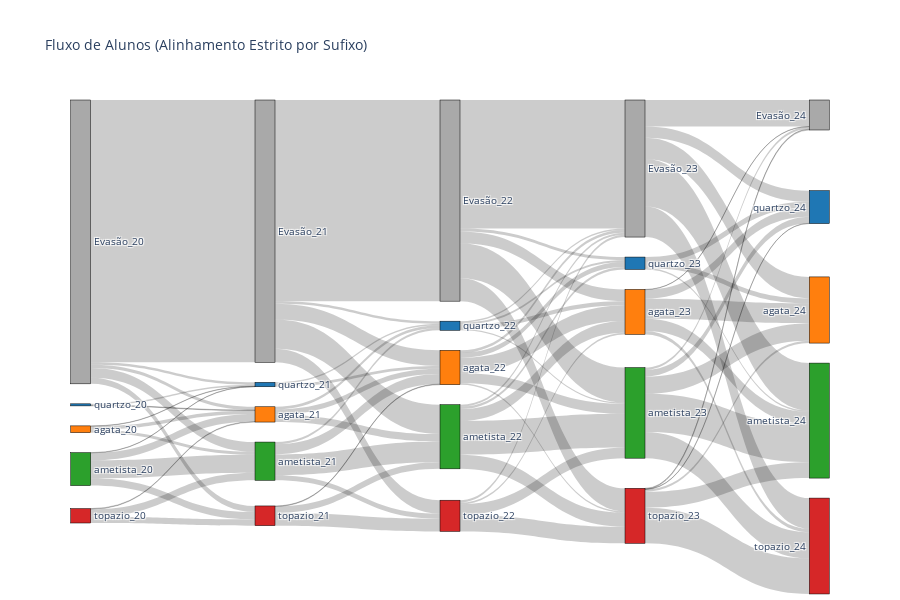

Notebook code cell kept with this figure:
### Code cell
# 6. Plotagem
# ---------------------------------------------------------
fig = go.Figure(data=[go.Sankey(
    arrangement="snap", # Importante para respeitar as coordenadas manuais
    node=dict(
      pad=20,
      thickness=20,
      line=dict(color="black", width=0.5),
      label=labels,
      color=node_colors,
      x=node_x, # Coordenadas X forçadas pelo sufixo
      y=node_y  # Coordenadas Y forçadas pela ordem da lista
    ),
    link=dict(
      source=sources,
      target=targets,
      value=values
  ))])

fig.update_layout(
    title_text="Fluxo de Alunos (Alinhamento Estrito por Sufixo)",
    font_size=10,
    height=600
)
fig.show()

### Figure 1 — Plotly figure (JSON) as saved in the notebook; plotly's stock layout.template omitted (floating-point values rounded to 4 significant figures)
{"data": [{"arrangement": "snap", "link": {"source": [0, 0, 0, 0, 0, 2, 2, 2, 3, 3, 3, 3, 1, 1, 4, 4, 4, 5, 5, 5, 5, 5, 7, 7, 7, 8, 8, 8, 8, 6, 6, 9, 9, 9, 10, 10, 10, 10, 10, 12, 12, 12, 12, 12, 13, 13, 13, 13, 13, 11, 11, 11, 11, 14, 14, 14, 14, 15, 15, 15, 15, 15, 17, 17, 17, 17, 17, 18, 18, 18, 18, 18, 16, 16, 16, 19, 19, 19, 19, 19], "target": [5, 7, 8, 6, 9, 7, 8, 6, 7, 8, 6, 9, 7, 6, 7, 8, 9, 10, 12, 13, 11, 14, 12, 13, 11, 12, 13, 11, 14, 12, 11, 12, 13, 14, 15, 17, 18, 16, 19, 15, 17, 18, 16, 19, 15, 17, 18, 16, 19, 15, 17, 18, 16, 15, 17, 18, 19, 20, 22, 23, 21, 24, 20, 22, 23, 21, 24, 20, 22, 23, 21, 24, 22, 23, 21, 20, 22, 23, 21, 24], "value": [892, 11, 33, 8, 21, 12, 10, 1, 25, 61, 1, 25, 2, 5, 2, 26, 21, 684, 53, 100, 9, 46, 18, 25, 9, 34, 71, 8, 17, 10, 5, 2, 22, 43, 437, 40, 119, 10, 78, 9, 52, 34, 17, 5, 7, 40, 115, 8, 48, 5, 15, 4, 7, 8, 6, 36, 56, 90, 73, 161, 38, 104, 1, 68, 41, 31, 12, 8, 59, 130, 22, 89, 17, 5, 20, 3, 8, 54, 1, 121]}, "node": {"color": ["#A9A9A9", "#1f77b4", "#ff7f0e", "#2ca02c", "#d62728", "#A9A9A9", "#1f77b4", "#ff7f0e", "#2ca02c", "#d62728", "#A9A9A9", "#1f77b4", "#ff7f0e", "#2ca02c", "#d62728", "#A9A9A9", "#1f77b4", "#ff7f0e", "#2ca02c", "#d62728", "#A9A9A9", "#1f77b4", "#ff7f0e", "#2ca02c", "#d62728"], "label": ["Evasão_20", "quartzo_20", "agata_20", "ametista_20", "topazio_20", "Evasão_21", "quartzo_21", "agata_21", "ametista_21", "topazio_21", "Evasão_22", "quartzo_22", "agata_22", "ametista_22", "topazio_22", "Evasão_23", "quartzo_23", "agata_23", "ametista_23", "topazio_23", "Evasão_24", "quartzo_24", "agata_24", "ametista_24", "topazio_24"], "line": {"color": "black", "width": 0.5}, "pad": 20, "thickness": 20, "x": [0.001, 0.001, 0.001, 0.001, 0.001, 0.25, 0.25, 0.25, 0.25, 0.25, 0.5, 0.5, 0.5, 0.5, 0.5, 0.75, 0.75, 0.75, 0.75, 0.75, 0.999, 0.999, 0.999, 0.999, 0.999], "y": [0.01, 0.255, 0.5, 0.745, 0.99, 0.01, 0.255, 0.5, 0.745, 0.99, 0.01, 0.255, 0.5, 0.745, 0.99, 0.01, 0.255, 0.5, 0.745, 0.99, 0.01, 0.255, 0.5, 0.745, 0.99]}, "type": "sankey"}], "layout": {"font": {"size": 10}, "height": 600, "title": {"text": "Fluxo de Alunos (Alinhamento Estrito por Sufixo)"}}}
